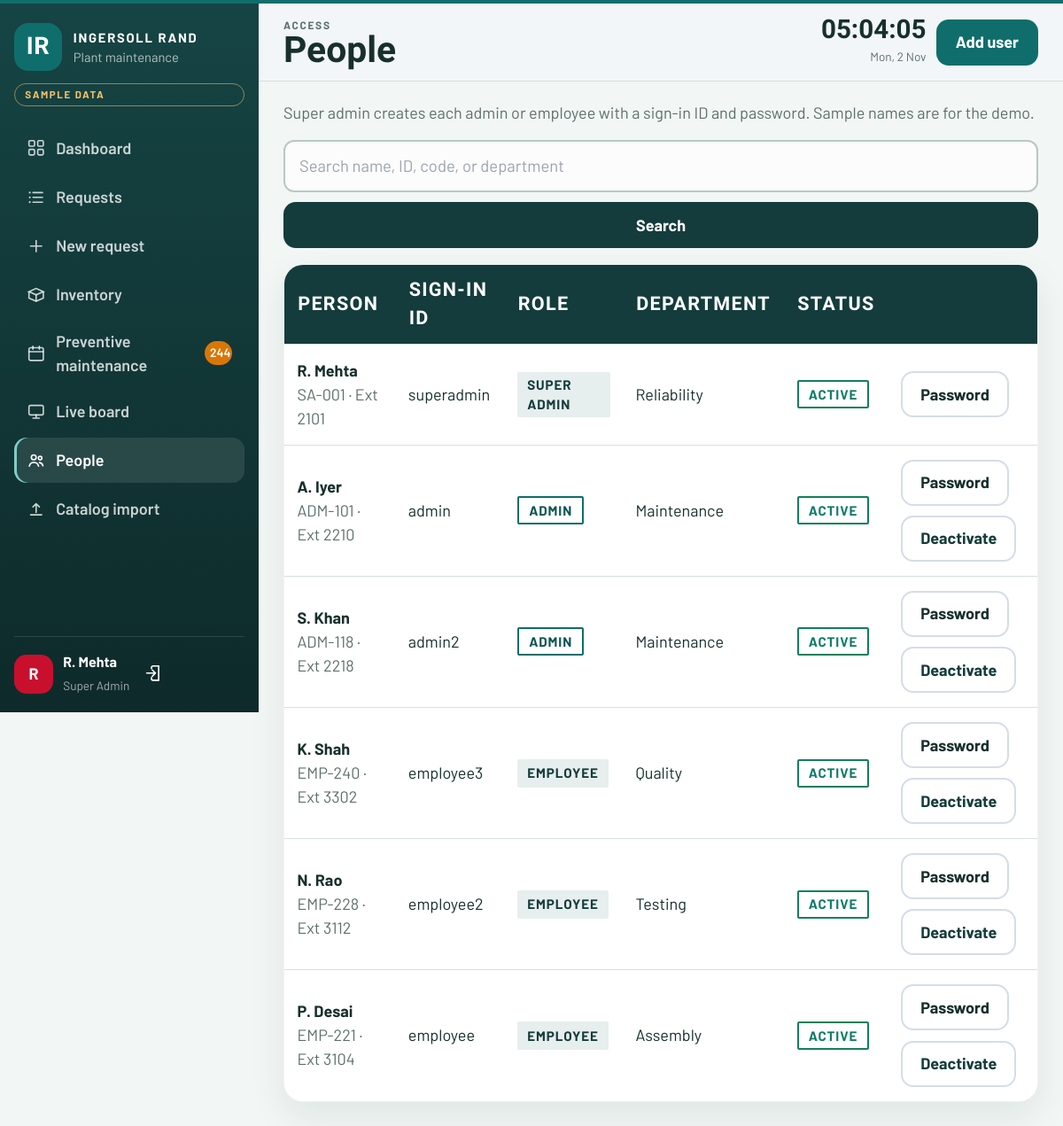
Page /people/ (signed in) on the committed database.
### maintenance/models.py (models this page shows, shortened)
class User(AbstractUser):
    class Role(models.TextChoices):
        SUPERADMIN = 'superadmin', 'Super Admin'
        ADMIN = 'admin', 'Admin'
        EMPLOYEE = 'employee', 'Employee'
    role = models.CharField(max_length=20, choices=Role.choices, default=Role.EMPLOYEE)
    employee_code = models.CharField(max_length=20, unique=True, blank=True)
    department = models.CharField(max_length=80, blank=True)
    phone = models.CharField('Extension', max_length=30, blank=True)
    created_by = models.ForeignKey(
        'self',
        null=True,
        blank=True,
        on_delete=models.SET_NULL,
        related_name='provisioned_users',
    )
    class Meta:
        ordering = ['first_name', 'username']
    @property
    def is_superadmin(self):
        return self.role == self.Role.SUPERADMIN
    @property
    def is_admin_role(self):
        return self.role in {self.Role.SUPERADMIN, self.Role.ADMIN}

### maintenance/views.py (the view, shortened to what this page needs)
# urls.py: path('people/', views.user_list, name='user_list'),
@roles_required(User.Role.SUPERADMIN)
def user_list(request):
    q = request.GET.get('q', '').strip()
    people = User.objects.annotate(
        role_order=Case(
            When(role=User.Role.SUPERADMIN, then=Value(0)),
            When(role=User.Role.ADMIN, then=Value(1)),
            default=Value(2),
            output_field=IntegerField(),
        )
    ).order_by('role_order', 'first_name', 'username')
    return render(request, 'users/list.html', {'people': people, 'q': q})

### maintenance/context_processors.py (called while the page is built)
def nav(request):
    user = getattr(request, 'user', None)
    if user is None or not user.is_authenticated:
        return {}
    open_jobs = Ticket.objects.filter(status__in=[Ticket.Status.PENDING, Ticket.Status.ATTEMPTED])
    if user.role == user.Role.EMPLOYEE:
        open_jobs = open_jobs.filter(raised_by=user)
        low_stock = 0
    else:
        low_stock = InventoryItem.objects.filter(
            is_active=True,
            quantity__lte=F('min_quantity'),
        ).count()
    soon = timezone.localdate() + timedelta(days=7)
    pm_due = 0
    if user.is_admin_role:
        pm_due = PreventiveTask.objects.filter(completed_on__isnull=True, plan_date__lte=soon).count()
    return {
        'nav_open_count': open_jobs.count(),
        'nav_low_stock': low_stock,
        'nav_pm_due': pm_due,
    }

### templates/users/list.html (shortened to what this page needs)
{% extends "base.html" %}
{% block eyebrow %}Access{% endblock %}
{% block page_title %}People{% endblock %}
{% block page_actions %}
  <a class="btn btn-primary" href="{% url 'user_create' %}">Add user</a>
{% endblock %}
{% block content %}
<p class="muted">Super admin creates each admin or employee with a sign-in ID and password. Sample names are for the demo.</p>
<form class="filter-row" method="get">
  <input type="search" name="q" value="{{ q }}" placeholder="Search name, ID, code, or department">
  <button class="btn btn-dark" type="submit">Search</button>
</form>
<div class="panel desk-only">
  <table class="data-table">
    <thead><tr><th>Person</th><th>Sign-in ID</th><th>Role</th><th>Department</th><th>Status</th><th></th></tr></thead>
    <tbody>
      {% for person in people %}
      <tr>
        <td data-label="Person">
          <strong>{{ person.get_full_name|default:person.username }}</strong>
          <div class="muted">{{ person.employee_code }}{% if person.phone %} · {{ person.phone }}{% endif %}</div>
        </td>
        <td data-label="Sign-in ID">{{ person.username }}</td>
        <td data-label="Role"><span class="pill {% if person.role == 'superadmin' %}priority-critical{% elif person.role == 'admin' %}status-attempted{% else %}priority-low{% endif %}">{{ person.get_role_display }}</span></td>
        <td data-label="Department">{{ person.department|default:"—" }}</td>
        <td data-label="Status">{% if person.is_active %}<span class="pill status-completed">Active</span>{% else %}<span class="pill priority-low">Inactive</span>{% endif %}</td>
        <td data-label="Action">
          <div class="row-actions">
            <a class="btn btn-ghost" href="{% url 'user_password' person.pk %}">Password</a>
            {% if person.pk != user.pk %}
            <form method="post" action="{% url 'user_toggle' person.pk %}">
              <button class="btn btn-ghost" type="submit">{% if person.is_active %}Deactivate{% else %}Activate{% endif %}</button>
            </form>
            {% endif %}
          </div>
        </td>
      </tr>
      {% empty %}
      <tr><td colspan="6">No people match this search.</td></tr>
      {% endfor %}
    </tbody>
  </table>
</div>
{% endblock %}

### templates/base.html (shortened to what this page needs)
{% load static %}
<!DOCTYPE html>
<html lang="en">
<head>
  <script src="{% static 'vendor/tailwind.js' %}"></script>
  <link rel="stylesheet" href="{% static 'css/app.css' %}?v=15">
</head>
<body class="{% block body_class %}{% endblock %}">
  {% block body %}
  <div class="app-shell">
    {% if user.is_authenticated %}
    {% with name=request.resolver_match.url_name %}
    <aside class="sidebar">
      <a class="brand" href="{% url 'home' %}">
        <div class="brand-mark">IR</div>
        <div>
          <strong>INGERSOLL RAND</strong>
          <small>Plant maintenance</small>
        </div>
      </a>
      <div class="sample-chip">Sample data</div>
      <nav class="nav-list">
        <a class="nav-link {% if name == 'home' %}is-active{% endif %}" href="{% url 'home' %}"><svg class="icon"><use href="#i-grid"></use></svg>Dashboard</a>
        <a class="nav-link " href="{% url 'ticket_list' %}"><svg class="icon"><use href="#i-list"></use></svg>Requests</a>
        <a class="nav-link {% if name == 'ticket_create' %}is-active{% endif %}" href="{% url 'ticket_create' %}"><svg class="icon"><use href="#i-plus"></use></svg>New request</a>
        {% if user.is_admin_role %}
        <a class="nav-link " href="{% url 'inventory_list' %}"><svg class="icon"><use href="#i-box"></use></svg>Inventory</a>
        <a class="nav-link " href="{% url 'pm_list' %}"><svg class="icon"><use href="#i-calendar"></use></svg>Preventive maintenance{% if nav_pm_due %}<span class="nav-badge amber">{{ nav_pm_due }}</span>{% endif %}</a>
        <a class="nav-link {% if name == 'tv_board' %}is-active{% endif %}" href="{% url 'tv_board' %}"><svg class="icon"><use href="#i-screen"></use></svg>Live board</a>
        {% endif %}
        {% if user.is_superadmin %}
        <a class="nav-link {% if name == 'user_list' or name == 'user_create' or name == 'user_password' %}is-active{% endif %}" href="{% url 'user_list' %}"><svg class="icon"><use href="#i-users"></use></svg>People</a>
        <a class="nav-link {% if name == 'import_categories' %}is-active{% endif %}" href="{% url 'import_categories' %}"><svg class="icon"><use href="#i-upload"></use></svg>Catalog import</a>
        {% endif %}
      </nav>
      <div class="sidebar-user">
        <div class="avatar">{{ user.first_name|first|default:user.username|first }}</div>
        <div>
          <strong>{{ user.get_full_name|default:user.username }}</strong>
          <span>{{ user.get_role_display }}</span>
        </div>
        <form method="post" action="{% url 'logout' %}">
          <button type="submit" aria-label="Sign out"><svg class="icon"><use href="#i-out"></use></svg></button>
        </form>
      </div>
    </aside>
    {% endwith %}
    {% endif %}
    <div class="main-col">
      {% if user.is_authenticated %}
      <header class="topbar">
        <div>
          <p class="eyebrow">{% block eyebrow %}Operations{% endblock %}</p>
          <h1>{% block page_title %}Dashboard{% endblock %}</h1>
        </div>
        <div class="topbar-actions">
          <div class="live-clock" data-clock></div>
          {% block page_actions %}{% endblock %}
        </div>
      </header>
      {% endif %}
      <main class="content">
        {% block content %}{% endblock %}
      </main>
    </div>
  </div>
  {% endblock %}
</body>
</html>

### rows in the picture
User: first_name|first "R", get_full_name "R. Mehta", role "Super Admin", employee_code "SA-001", phone "Ext 2101", username "superadmin", role "SUPER ADMIN", department "Reliability", is_active "ACTIVE"
User: get_full_name "A. Iyer", employee_code "ADM-101", phone "Ext 2210", username "admin", role "ADMIN", department "Maintenance", is_active "ACTIVE"
User: get_full_name "S. Khan", employee_code "ADM-118", phone "Ext 2218", username "admin2", role "ADMIN", department "Maintenance", is_active "ACTIVE"
User: get_full_name "K. Shah", employee_code "EMP-240", phone "Ext 3302", username "employee3", role "EMPLOYEE", department "Quality", is_active "ACTIVE"
User: get_full_name "N. Rao", employee_code "EMP-228", phone "Ext 3112", username "employee2", role "EMPLOYEE", department "Testing", is_active "ACTIVE"
User: get_full_name "P. Desai", employee_code "EMP-221", phone "Ext 3104", username "employee", role "EMPLOYEE", department "Assembly", is_active "ACTIVE"

### other values in the picture
{{ nav_pm_due }} "244"
